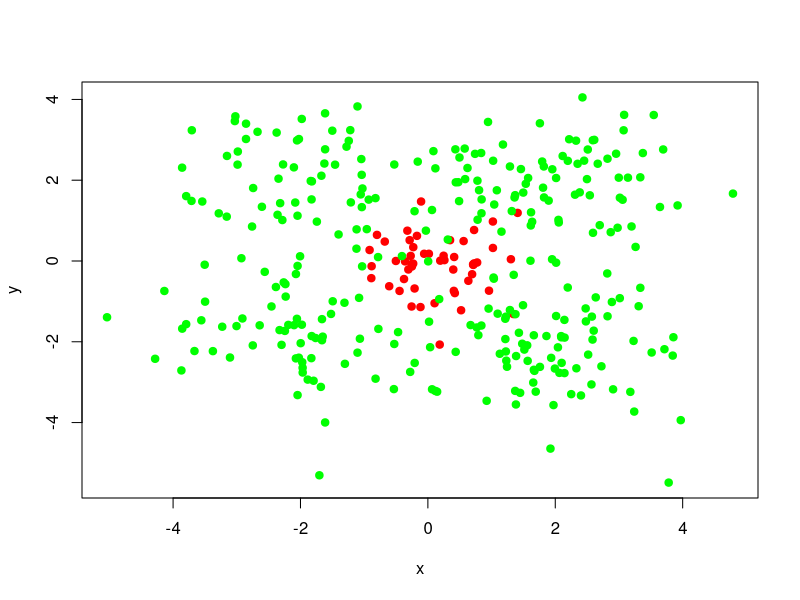
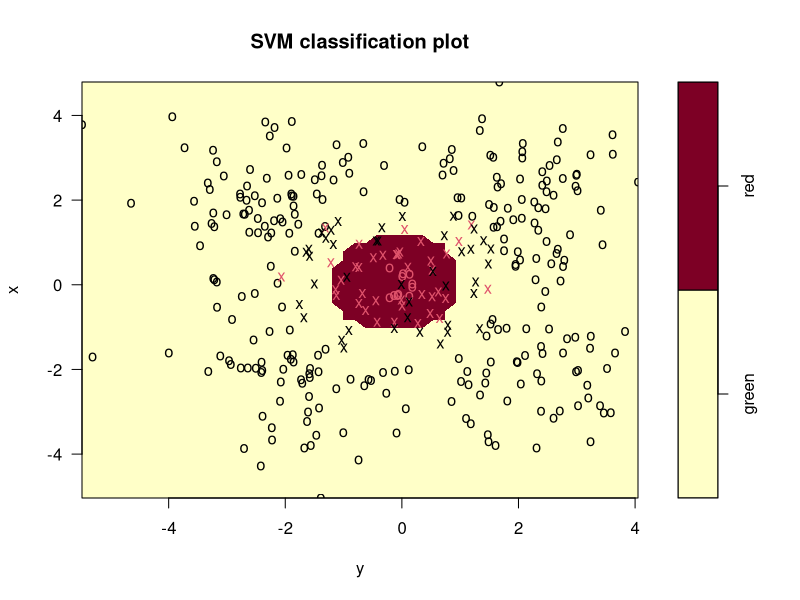

R code for these plots, in order:
## ---- chunk 1
dataring <- function(nred,ngreen) {
    if(nred <= 0) {
        nred <- 1
    }
    if(ngreen <= 0) {
        ngreen <- 1
    }
    
    red <- matrix(rnorm(ceiling(nred)*2 , mean = 0, sd = 0.6), ceiling(nred) ,2)
    green <- data.frame(a=rnorm(ceiling(ngreen),2,1),b=rnorm(ngreen,-2,1),
                        c=rnorm(ceiling(ngreen),2,1),d=rnorm(ngreen,-2,1))
    index <- sample(c(1,2),ceiling(ngreen),replace=T)
    greenx <- green$a
    greenx[index==2]<-green$b[index==2]
    index <- sample(c(1,2),ceiling(ngreen),replace=T)
    greeny <- green$c
    greeny[index==2]<-green$d[index==2]
    
    points <- rbind(red, cbind(greenx,greeny))
    y <- as.factor(matrix(c(rep("red",ceiling(nred)),rep("green",ceiling(ngreen)))))
    return(data.frame(x = points[, 1], y = points[, 2], outcome = y))
}
## ---- chunk 2
data <- dataring(50, 300)
plot(data$x, data$y, col = as.character(data$outcome), pch = 19, xlab = 'x', ylab = "y")
## ---- chunk 3
library(e1071)
modFit <<- svm(outcome ~., data = data, kernel = "radial") 
plot(modFit,data)
